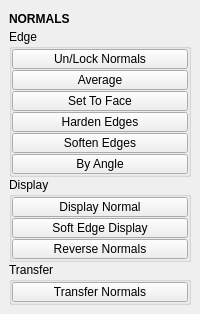
<?xml version="1.0" encoding="UTF-8"?>
<ui version="4.0">
 <class>QtUi</class>
 <widget class="QMainWindow" name="QtUi">
  <property name="enabled">
   <bool>true</bool>
  </property>
  <property name="geometry">
   <rect>
    <x>0</x>
    <y>0</y>
    <width>200</width>
    <height>306</height>
   </rect>
  </property>
  <property name="tabShape">
   <enum>QTabWidget::Triangular</enum>
  </property>
  <property name="dockNestingEnabled">
   <bool>true</bool>
  </property>
  <property name="dockOptions">
   <set>QMainWindow::AllowNestedDocks|QMainWindow::AllowTabbedDocks|QMainWindow::AnimatedDocks|QMainWindow::ForceTabbedDocks</set>
  </property>
  <widget class="QWidget" name="central_widget">
   <property name="minimumSize">
    <size>
     <width>200</width>
     <height>0</height>
    </size>
   </property>
   <layout class="QVBoxLayout" name="verticalLayout_2">
    <item>
     <layout class="QVBoxLayout" name="verticalLayout">
      <property name="spacing">
       <number>0</number>
      </property>
      <item>
       <widget class="Header" name="header">
        <property name="minimumSize">
         <size>
          <width>0</width>
          <height>20</height>
         </size>
        </property>
        <property name="maximumSize">
         <size>
          <width>16777215</width>
          <height>20</height>
         </size>
        </property>
        <property name="font">
         <font>
          <weight>75</weight>
          <bold>true</bold>
         </font>
        </property>
        <property name="text">
         <string>NORMALS</string>
        </property>
       </widget>
      </item>
      <item>
       <widget class="QGroupBox" name="edge">
        <property name="title">
         <string>Edge</string>
        </property>
        <layout class="QVBoxLayout" name="verticalLayout_5">
         <property name="spacing">
          <number>1</number>
         </property>
         <property name="leftMargin">
          <number>0</number>
         </property>
         <property name="topMargin">
          <number>0</number>
         </property>
         <property name="rightMargin">
          <number>0</number>
         </property>
         <property name="bottomMargin">
          <number>0</number>
         </property>
         <item>
          <widget class="PushButton" name="tb003">
           <property name="enabled">
            <bool>true</bool>
           </property>
           <property name="minimumSize">
            <size>
             <width>0</width>
             <height>20</height>
            </size>
           </property>
           <property name="maximumSize">
            <size>
             <width>16777215</width>
             <height>20</height>
            </size>
           </property>
           <property name="toolTip">
            <string>Lock Normals: lock/Unlock all normals from the selected object or object containing a selected vertice</string>
           </property>
           <property name="text">
            <string>Un/Lock Normals</string>
           </property>
           <property name="iconSize">
            <size>
             <width>18</width>
             <height>18</height>
            </size>
           </property>
          </widget>
         </item>
         <item>
          <widget class="PushButton" name="tb004">
           <property name="enabled">
            <bool>true</bool>
           </property>
           <property name="minimumSize">
            <size>
             <width>0</width>
             <height>20</height>
            </size>
           </property>
           <property name="maximumSize">
            <size>
             <width>16777215</width>
             <height>20</height>
            </size>
           </property>
           <property name="toolTip">
            <string>Average Edge Normals</string>
           </property>
           <property name="text">
            <string>Average</string>
           </property>
           <property name="iconSize">
            <size>
             <width>18</width>
             <height>18</height>
            </size>
           </property>
          </widget>
         </item>
         <item>
          <widget class="QPushButton" name="b006">
           <property name="enabled">
            <bool>true</bool>
           </property>
           <property name="minimumSize">
            <size>
             <width>0</width>
             <height>20</height>
            </size>
           </property>
           <property name="maximumSize">
            <size>
             <width>16777215</width>
             <height>20</height>
            </size>
           </property>
           <property name="toolTip">
            <string>Set Normals to face</string>
           </property>
           <property name="text">
            <string>Set To Face</string>
           </property>
           <property name="iconSize">
            <size>
             <width>18</width>
             <height>18</height>
            </size>
           </property>
          </widget>
         </item>
         <item>
          <widget class="PushButton" name="b001">
           <property name="enabled">
            <bool>true</bool>
           </property>
           <property name="minimumSize">
            <size>
             <width>0</width>
             <height>20</height>
            </size>
           </property>
           <property name="maximumSize">
            <size>
             <width>16777215</width>
             <height>20</height>
            </size>
           </property>
           <property name="toolTip">
            <string>&lt;html&gt;&lt;head/&gt;&lt;body&gt;&lt;p&gt;&lt;span style=&quot; text-decoration: underline;&quot;&gt;Harden edges normals.&lt;/span&gt;&lt;/p&gt;&lt;p&gt;&lt;br/&gt;&lt;/p&gt;&lt;p&gt;If the entire object is selected, all object edges will be used.&lt;/p&gt;&lt;/body&gt;&lt;/html&gt;</string>
           </property>
           <property name="text">
            <string>Harden Edges</string>
           </property>
           <property name="iconSize">
            <size>
             <width>18</width>
             <height>18</height>
            </size>
           </property>
          </widget>
         </item>
         <item>
          <widget class="QPushButton" name="b000">
           <property name="enabled">
            <bool>true</bool>
           </property>
           <property name="minimumSize">
            <size>
             <width>60</width>
             <height>20</height>
            </size>
           </property>
           <property name="maximumSize">
            <size>
             <width>16777215</width>
             <height>20</height>
            </size>
           </property>
           <property name="toolTip">
            <string>&lt;html&gt;&lt;head/&gt;&lt;body&gt;&lt;p&gt;&lt;span style=&quot; text-decoration: underline;&quot;&gt;Soften edge normals&lt;/span&gt;&lt;/p&gt;&lt;/body&gt;&lt;/html&gt;</string>
           </property>
           <property name="text">
            <string>Soften Edges</string>
           </property>
           <property name="iconSize">
            <size>
             <width>18</width>
             <height>18</height>
            </size>
           </property>
          </widget>
         </item>
         <item>
          <widget class="PushButton" name="tb001">
           <property name="enabled">
            <bool>true</bool>
           </property>
           <property name="minimumSize">
            <size>
             <width>0</width>
             <height>20</height>
            </size>
           </property>
           <property name="maximumSize">
            <size>
             <width>16777215</width>
             <height>20</height>
            </size>
           </property>
           <property name="toolTip">
            <string>&lt;html&gt;&lt;head/&gt;&lt;body&gt;&lt;p&gt;&lt;span style=&quot; text-decoration: underline;&quot;&gt;Harden edges normals.&lt;/span&gt;&lt;/p&gt;&lt;p&gt;&lt;br/&gt;&lt;/p&gt;&lt;p&gt;If the entire object is selected, all object edges will be used.&lt;/p&gt;&lt;/body&gt;&lt;/html&gt;</string>
           </property>
           <property name="text">
            <string>By Angle</string>
           </property>
           <property name="iconSize">
            <size>
             <width>18</width>
             <height>18</height>
            </size>
           </property>
          </widget>
         </item>
        </layout>
       </widget>
      </item>
      <item>
       <widget class="QGroupBox" name="display">
        <property name="title">
         <string>Display</string>
        </property>
        <layout class="QVBoxLayout" name="verticalLayout_4">
         <property name="spacing">
          <number>1</number>
         </property>
         <property name="leftMargin">
          <number>0</number>
         </property>
         <property name="topMargin">
          <number>0</number>
         </property>
         <property name="rightMargin">
          <number>0</number>
         </property>
         <property name="bottomMargin">
          <number>0</number>
         </property>
         <item>
          <widget class="PushButton" name="tb000">
           <property name="enabled">
            <bool>true</bool>
           </property>
           <property name="minimumSize">
            <size>
             <width>0</width>
             <height>20</height>
            </size>
           </property>
           <property name="maximumSize">
            <size>
             <width>16777215</width>
             <height>20</height>
            </size>
           </property>
           <property name="toolTip">
            <string>Display face normals</string>
           </property>
           <property name="text">
            <string>Display Normal</string>
           </property>
           <property name="iconSize">
            <size>
             <width>18</width>
             <height>18</height>
            </size>
           </property>
          </widget>
         </item>
         <item>
          <widget class="QPushButton" name="b003">
           <property name="enabled">
            <bool>true</bool>
           </property>
           <property name="minimumSize">
            <size>
             <width>0</width>
             <height>20</height>
            </size>
           </property>
           <property name="maximumSize">
            <size>
             <width>16777215</width>
             <height>20</height>
            </size>
           </property>
           <property name="toolTip">
            <string>Toggle soft edge display. Soft edge normals display dotted.</string>
           </property>
           <property name="text">
            <string>Soft Edge Display</string>
           </property>
           <property name="iconSize">
            <size>
             <width>18</width>
             <height>18</height>
            </size>
           </property>
          </widget>
         </item>
         <item>
          <widget class="QPushButton" name="b010">
           <property name="enabled">
            <bool>true</bool>
           </property>
           <property name="minimumSize">
            <size>
             <width>0</width>
             <height>20</height>
            </size>
           </property>
           <property name="maximumSize">
            <size>
             <width>16777215</width>
             <height>20</height>
            </size>
           </property>
           <property name="toolTip">
            <string>Reverse Selected Normals</string>
           </property>
           <property name="text">
            <string>Reverse Normals</string>
           </property>
           <property name="iconSize">
            <size>
             <width>18</width>
             <height>18</height>
            </size>
           </property>
          </widget>
         </item>
        </layout>
       </widget>
      </item>
      <item>
       <widget class="QGroupBox" name="transfer">
        <property name="title">
         <string>Transfer</string>
        </property>
        <layout class="QVBoxLayout" name="verticalLayout_6">
         <property name="spacing">
          <number>1</number>
         </property>
         <property name="leftMargin">
          <number>0</number>
         </property>
         <property name="topMargin">
          <number>0</number>
         </property>
         <property name="rightMargin">
          <number>0</number>
         </property>
         <property name="bottomMargin">
          <number>0</number>
         </property>
         <item>
          <widget class="QPushButton" name="b002">
           <property name="enabled">
            <bool>true</bool>
           </property>
           <property name="minimumSize">
            <size>
             <width>60</width>
             <height>20</height>
            </size>
           </property>
           <property name="maximumSize">
            <size>
             <width>16777215</width>
             <height>20</height>
            </size>
           </property>
           <property name="toolTip">
            <string>Transfer the normal information from the first selected object to all remaining.</string>
           </property>
           <property name="text">
            <string>Transfer Normals</string>
           </property>
           <property name="iconSize">
            <size>
             <width>18</width>
             <height>18</height>
            </size>
           </property>
          </widget>
         </item>
        </layout>
       </widget>
      </item>
      <item>
       <spacer name="verticalSpacer">
        <property name="orientation">
         <enum>Qt::Vertical</enum>
        </property>
        <property name="sizeHint" stdset="0">
         <size>
          <width>0</width>
          <height>10</height>
         </size>
        </property>
       </spacer>
      </item>
     </layout>
    </item>
   </layout>
  </widget>
 </widget>
 <customwidgets>
  <customwidget>
   <class>Header</class>
   <extends>QLabel</extends>
   <header>uitk.widgets.header.Header.h</header>
  </customwidget>
  <customwidget>
   <class>PushButton</class>
   <extends>QPushButton</extends>
   <header>widgets.pushbutton.h</header>
  </customwidget>
 </customwidgets>
 <resources/>
 <connections/>
 <designerdata>
  <property name="gridDeltaX">
   <number>5</number>
  </property>
  <property name="gridDeltaY">
   <number>5</number>
  </property>
  <property name="gridSnapX">
   <bool>true</bool>
  </property>
  <property name="gridSnapY">
   <bool>true</bool>
  </property>
  <property name="gridVisible">
   <bool>true</bool>
  </property>
 </designerdata>
</ui>
